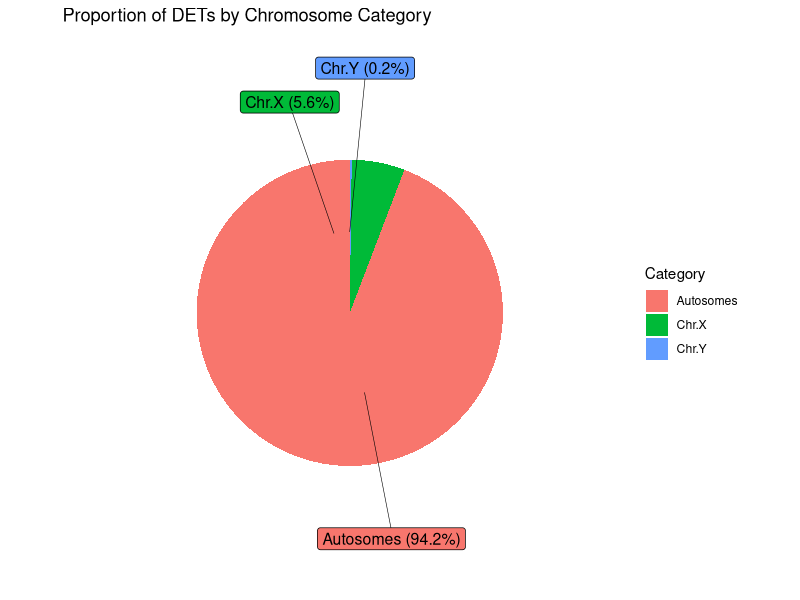
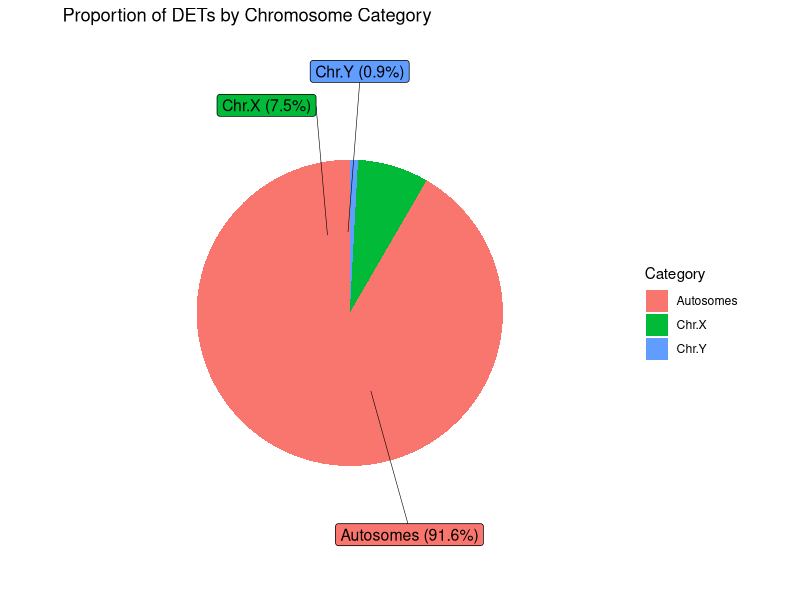
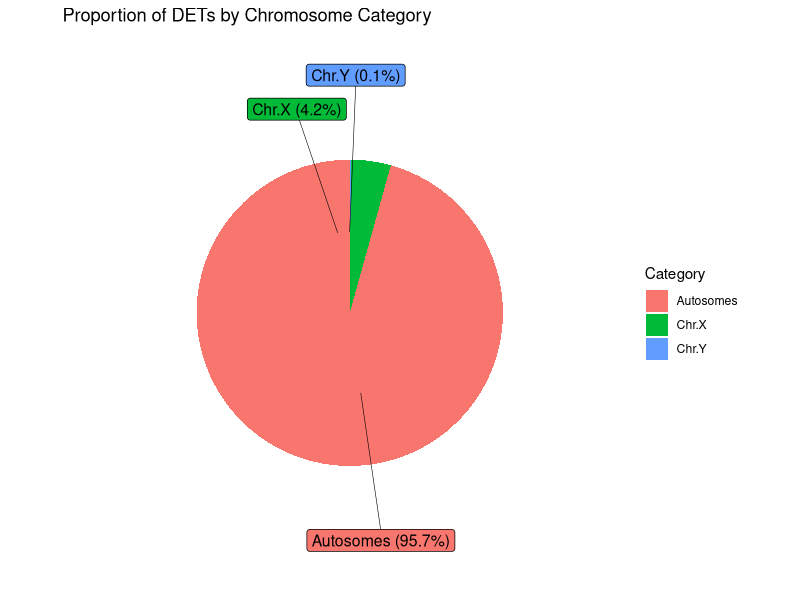
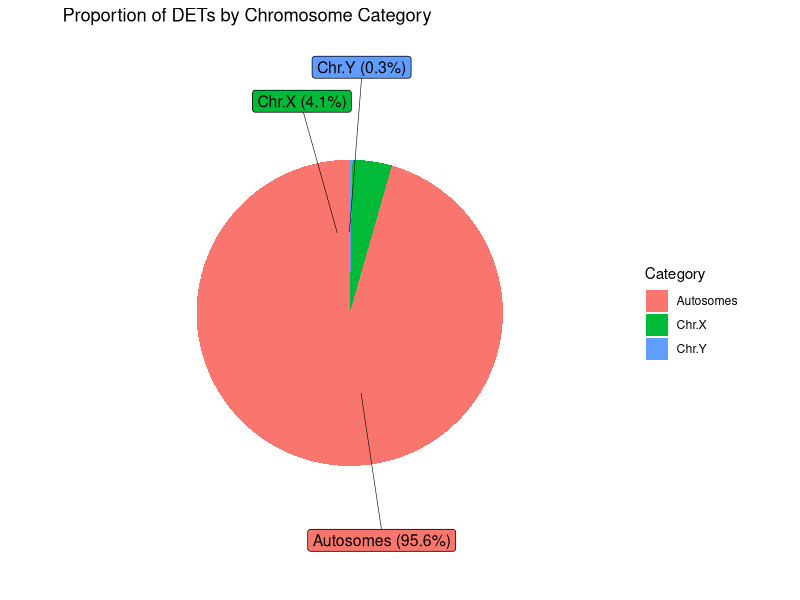
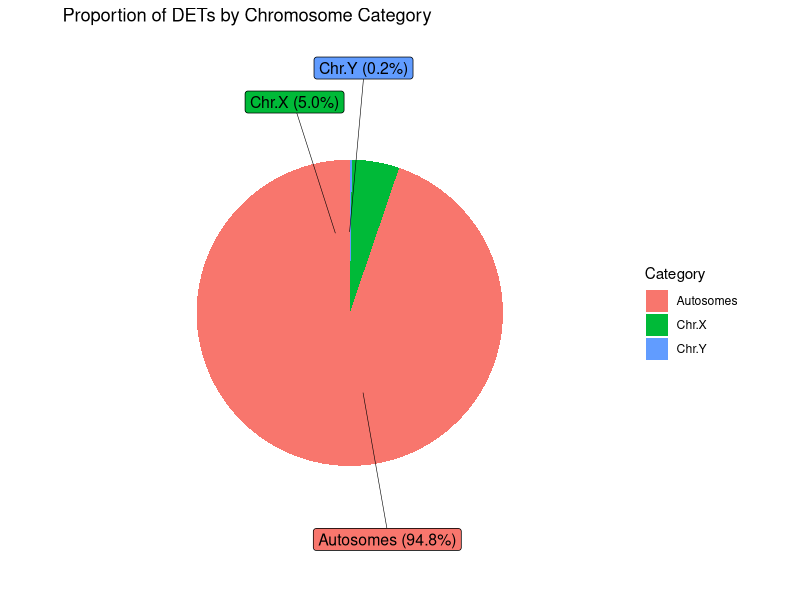
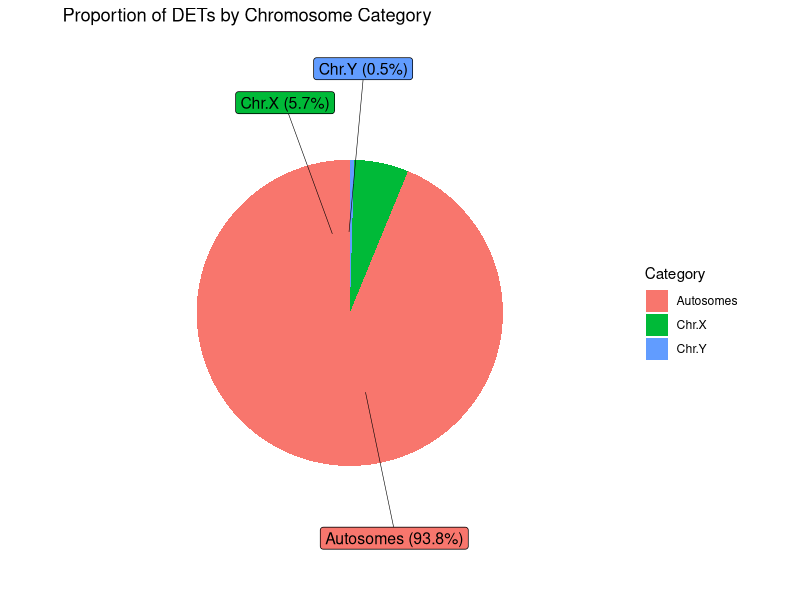
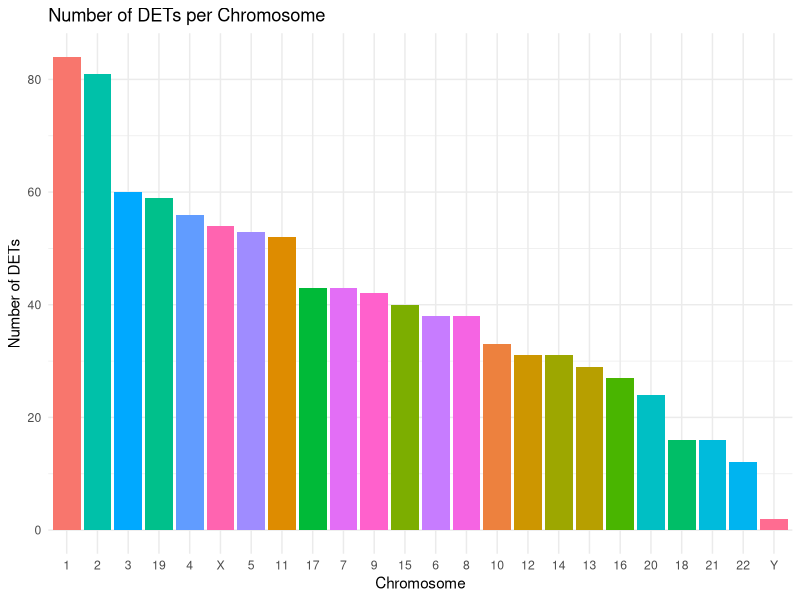
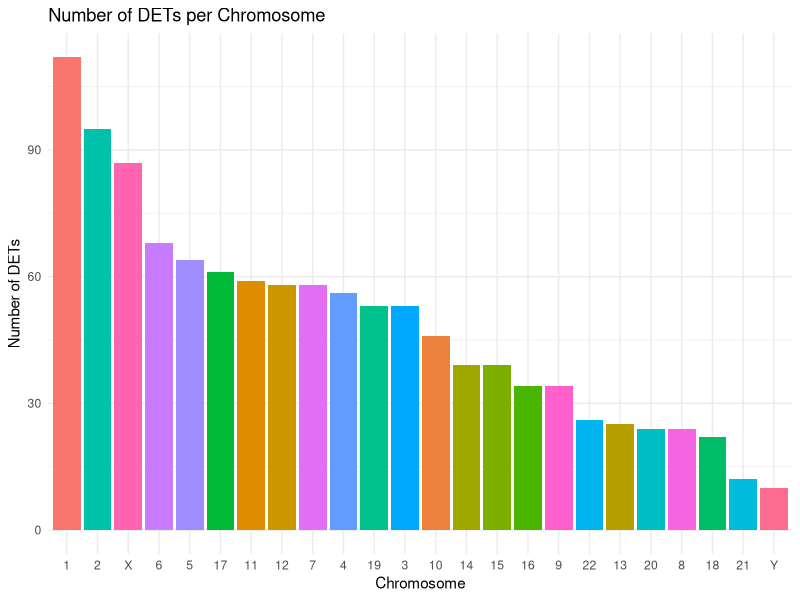

These figures' R source, in order:
##Script for diverse plots and visualization of the data

# Load libraries
library(ggplot2)
library(ggpubr)
library(openxlsx)
library(ggrepel)
library(dplyr)

# Load data: DTE results
names_sheets <- c("KS_iPSCs", "HGA_iPSCs", "KS_NSCs", "HGA_NSCs", "KS_Neurons", "HGA_Neurons")

dte_results <- lapply(names_sheets, function(sheet) {
  read.xlsx("./results/DTE_results_2run.xlsx", sheet = sheet)
})

# Asign names to each data frame
ks_ipscs_res <- dte_results[[1]]
hga_ipscs_res <- dte_results[[2]]
ks_nscs_res <- dte_results[[3]]
hga_nscs_res <- dte_results[[4]]
ks_neurons_res <- dte_results[[5]]
hga_neurons_res <- dte_results[[6]]

# Plotting diverse statistics

#PIE CHART TO SHOW THE PROPORTION OF DETs BY CHROMOSOME CATEGORY
create_dte_pie_chart <- function(data, file_name = "dte_pie_chart.png") {

  # Filter out transcripts categorized as "ns"
  filtered_data <- data %>%
    filter(DE != "NS")
  # Categorize transcripts by chromosome type
  dte_categories <- filtered_data %>%
    mutate(category = case_when(
      chromosome %in% as.character(1:22) ~ "Autosomes",
      chromosome == "X" ~ "Chr.X",
      chromosome == "Y" ~ "Chr.Y",
      TRUE ~ "Other"
    )) %>%
    filter(category != "Other") %>%
    count(category) %>%
    mutate(proportion = n / sum(n),
           label = paste0(category, " (", scales::percent(proportion, accuracy = 0.1), ")"))
  
  # Create pie chart with labels outside using geom_label_repel
  plot <- ggplot(dte_categories, aes(x = "", y = proportion, fill = category)) +
    geom_bar(stat = "identity", width = 1) +
    coord_polar("y") +
    labs(title = "Proportion of DETs by Chromosome Category",
         x = NULL, y = NULL, fill = "Category") +
    theme_void() +
    geom_label_repel(aes(y = proportion / 2 + c(0, cumsum(proportion)[-length(proportion)]),
                         label = label),
                     nudge_x = 1,
                     show.legend = FALSE,
                     size = 4,
                     box.padding = 0.3,
                     point.padding = 0.3,
                     segment.size = 0.2)
  
  # Save the plot
  ggsave(filename = file_name, plot = plot, width = 6, height = 6, dpi = 300)
}

# ks ipscs
create_dte_pie_chart(ks_ipscs_res, "./Isoforms-Splicing_Bulk/plots/ks_ipscs_det_per_chr.png")
# hga ipscs
create_dte_pie_chart(hga_ipscs_res, "./Isoforms-Splicing_Bulk/plots/hga_ipscs_det_per_chr.png")
# ks nscs
create_dte_pie_chart(ks_nscs_res, "./Isoforms-Splicing_Bulk/plots/ks_nscs_det_per_chr.png")
# hga nscs
create_dte_pie_chart(hga_nscs_res, "./Isoforms-Splicing_Bulk/plots/hga_nscs_det_per_chr.png")
# ks neurons
create_dte_pie_chart(ks_neurons_res, "./Isoforms-Splicing_Bulk/plots/ks_neurons_det_per_chr.png")
# hga neurons
create_dte_pie_chart(hga_neurons_res, "./Isoforms-Splicing_Bulk/plots/hga_neurons_det_per_chr.png")


#BAR PLOT TO SHOW THE NUMBER OF DETs PER CHROMOSOME
create_dte_bar_plot <- function(data, file_name = "dte_bar_plot.png") {

  # Filter out transcripts categorized as "ns" and count DETs per chromosome
  chromosome_counts <- data %>%
    filter(DE != "NS") %>%
    count(chromosome, name = "count") %>%
    arrange(desc(count))  # Order by count for a more informative plot
  
  # Create bar plot
  plot <- ggplot(chromosome_counts, aes(x = reorder(chromosome, -count), y = count, fill = chromosome)) +
    geom_bar(stat = "identity") +
    labs(title = "Number of DETs per Chromosome",
         x = "Chromosome",
         y = "Number of DETs") +
    theme_minimal() +
    theme(legend.position = "none")  # Hide legend as each bar is a chromosome
  
  # Save the plot
  ggsave(filename = file_name, plot = plot, width = 8, height = 5, dpi = 300)
}

# Usage example
create_dte_bar_plot(ks_ipscs_res, "./Isoforms-Splicing_Bulk/plots/ks_ipscs_bar_plot_dte.png")
create_dte_bar_plot(hga_ipscs_res, "./Isoforms-Splicing_Bulk/plots/hga_ipscs_bar_plot_dte.png")
create_dte_bar_plot(ks_nscs_res, "./Isoforms-Splicing_Bulk/plots/ks_nscs_bar_plot_dte.png")
create_dte_bar_plot(hga_nscs_res, "./Isoforms-Splicing_Bulk/plots/hga_nscs_bar_plot_dte.png")
create_dte_bar_plot(ks_neurons_res, "./Isoforms-Splicing_Bulk/plots/ks_neurons_bar_plot_dte.png")
create_dte_bar_plot(hga_neurons_res, "./Isoforms-Splicing_Bulk/plots/hga_neurons_bar_plot_dte.png")

#BAR PLOT OF TRANSCRIPT BIOTYPES

plot_biotype_distribution <- function(data, file_name = "biotype_distribution.png") {
  library(dplyr)
  library(ggplot2)
  
  # Filter out non-significant transcripts
  filtered_data <- data %>%
    filter(DE != "NS")
  
  # Count DETs by biotype and group low counts as "Others"
  biotype_counts <- filtered_data %>%
    count(tx_biotype) %>%
    mutate(tx_biotype = ifelse(n < 11, "Others", tx_biotype)) %>%
    group_by(tx_biotype) %>%
    summarize(count = sum(n)) %>%
    arrange(desc(count))
  
  # Bar plot for transcript biotypes
  plot <- ggplot(biotype_counts, aes(x = reorder(tx_biotype, count), y = count, fill = tx_biotype)) +
    geom_bar(stat = "identity") +
    coord_flip() +
    labs(title = "Distribution of DETs by Transcript Biotype",
         x = "Transcript Biotype",
         y = "Number of DETs") +
    theme_minimal() +
    theme(legend.position = "none")
  
  # Save the plot
  ggsave(filename = file_name, plot = plot, width = 8, height = 6, dpi = 300)
}

# Usage example
plot_biotype_distribution(ks_ipscs_res, "./Isoforms-Splicing_Bulk/plots/biotype_distr_ks_ipscs.png")
plot_biotype_distribution(hga_ipscs_res, "./Isoforms-Splicing_Bulk/plots/biotype_distr_hga_ipscs.png")
plot_biotype_distribution(ks_nscs_res, "./Isoforms-Splicing_Bulk/plots/biotype_distr_ks_nscs.png")
plot_biotype_distribution(hga_nscs_res, "./Isoforms-Splicing_Bulk/plots/biotype_distr_hga_nscs.png")
plot_biotype_distribution(ks_neurons_res, "./Isoforms-Splicing_Bulk/plots/biotype_distr_ks_neurons.png")
plot_biotype_distribution(hga_neurons_res, "./Isoforms-Splicing_Bulk/plots/biotype_distr_hga_neurons.png")

#DENSITY PLOT OF THE LOG2FC DISTRIBUTION
plot_log2FC_distribution <- function(data, file_name = "log2FC_distribution.png") {

  # Filter out non-significant transcripts
  filtered_data <- data %>%
    filter(DE != "NS")
  
  # Density plot for log2FoldChange
  plot <- ggplot(filtered_data, aes(x = log2FoldChange, fill = DE)) +
    geom_density(alpha = 0.6) +
    labs(title = "Distribution of Log2 Fold Changes",
         x = "Log2 Fold Change",
         y = "Density",
         fill = "Regulation") +
    theme_minimal()
  
  # Save the plot
  ggsave(filename = file_name, plot = plot, width = 8, height = 5, dpi = 300)
}

# Usage example
plot_log2FC_distribution(ks_ipscs_res, "log2FC_distribution.png")

#BOXPLOT OF THE LOG2FC BY CHROMOSOME

plot_log2FC_by_chromosome <- function(data, file_name = "log2FC_by_chromosome.png") {

  # Filter out non-significant transcripts
  filtered_data <- data %>%
    filter(DE != "NS")
  
  # Define the chromosome order
  chromosome_levels <- c(as.character(1:22), "X", "Y")
  
  # Set chromosome as a factor with the specified levels
  filtered_data$chromosome <- factor(filtered_data$chromosome, levels = chromosome_levels)
  
  # Boxplot for log2FoldChange by chromosome
  plot <- ggplot(filtered_data, aes(x = chromosome, y = log2FoldChange)) +
    geom_boxplot(outlier.alpha = 0.2) +
    labs(title = "Log2 Fold Change by Chromosome",
         x = "Chromosome",
         y = "Log2FC") +
    theme_minimal() +
    theme(axis.text.x = element_text(angle = 90, vjust = 0.5))
  
  # Save the plot
  ggsave(filename = file_name, plot = plot, width = 10, height = 6, dpi = 300)
}

# Usage example
plot_log2FC_by_chromosome(ks_ipscs_res, "./Isoforms-Splicing_Bulk/plots/log2FC_density_ks_ipscs.png")
plot_log2FC_by_chromosome(hga_ipscs_res, "./Isoforms-Splicing_Bulk/plots/log2FC_density_hga_ipscs.png")
plot_log2FC_by_chromosome(ks_nscs_res, "./Isoforms-Splicing_Bulk/plots/log2FC_density_ks_nscs.png")
plot_log2FC_by_chromosome(hga_nscs_res, "./Isoforms-Splicing_Bulk/plots/log2FC_density_hga_nscs.png")
plot_log2FC_by_chromosome(ks_neurons_res, "./Isoforms-Splicing_Bulk/plots/log2FC_density_ks_neurons.png")
plot_log2FC_by_chromosome(hga_neurons_res, "./Isoforms-Splicing_Bulk/plots/log2FC_density_hga_neurons.png")